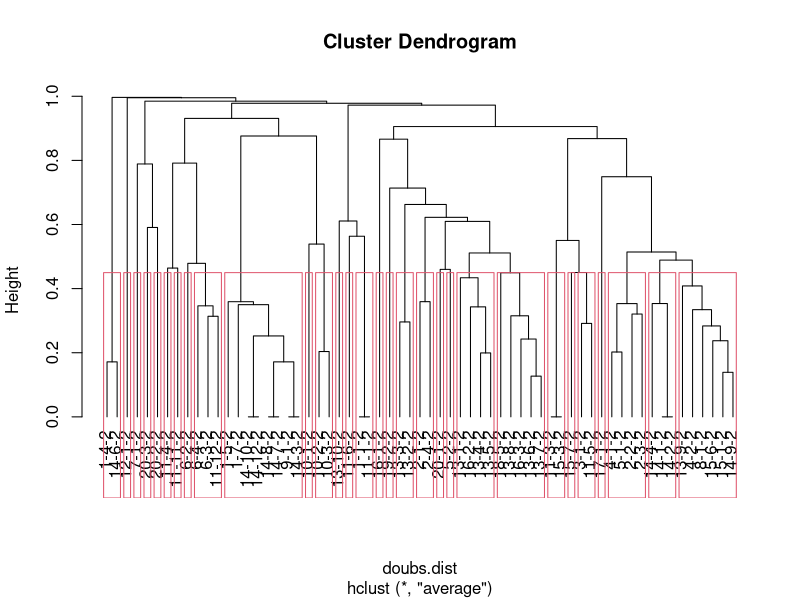
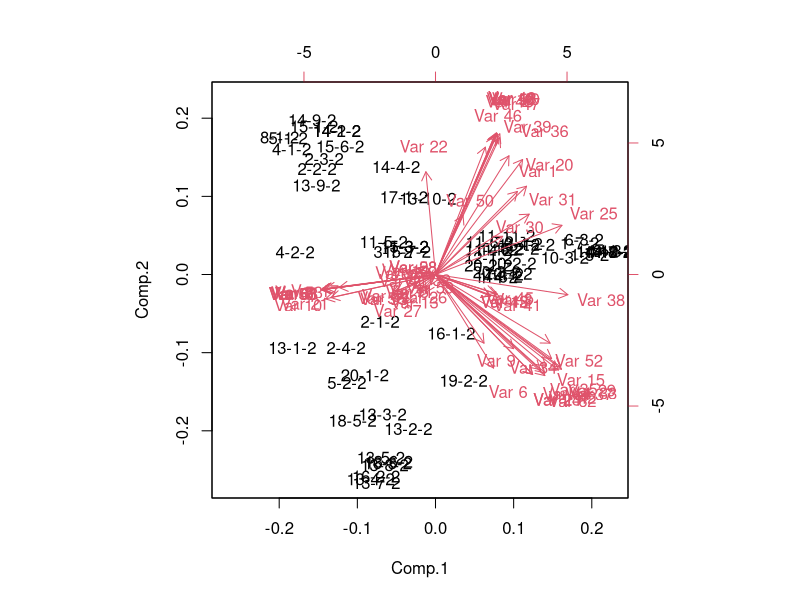
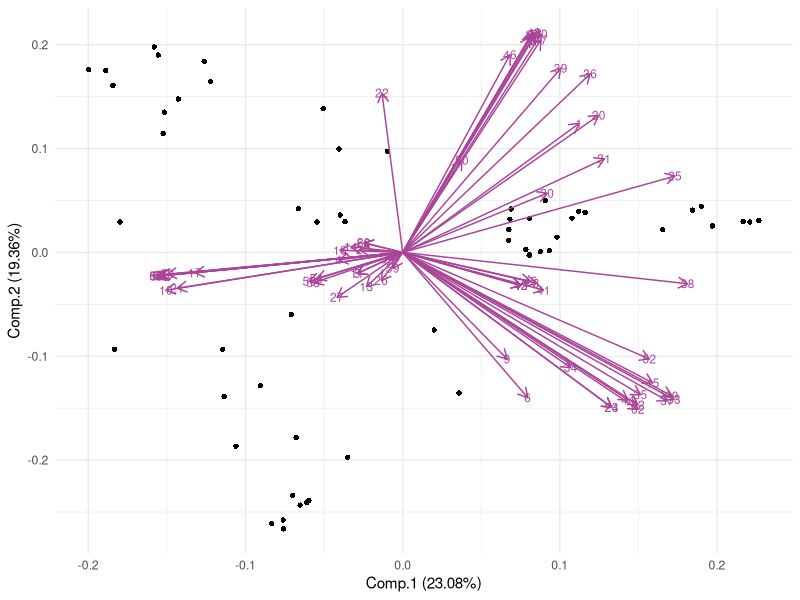
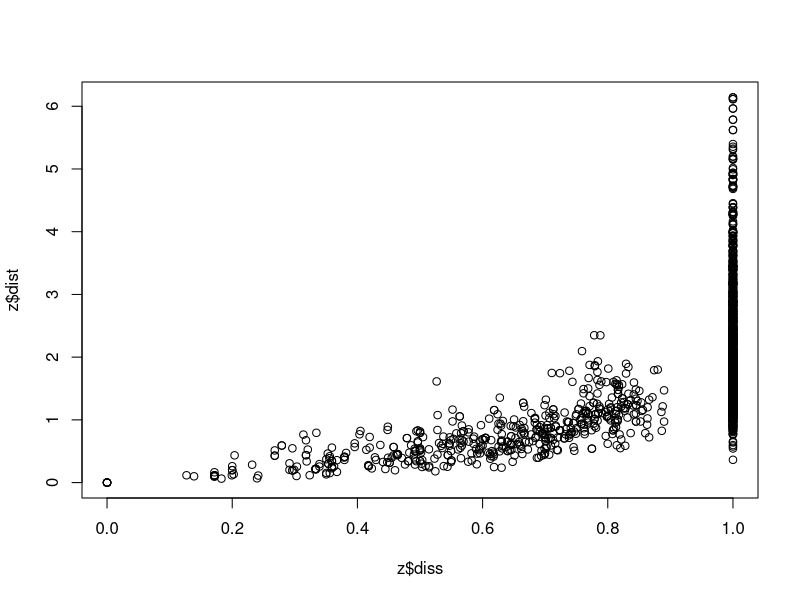
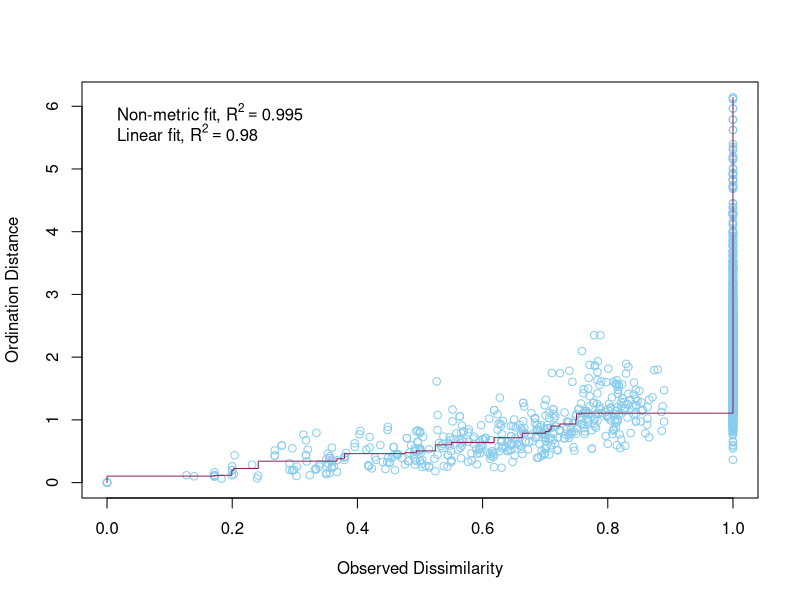
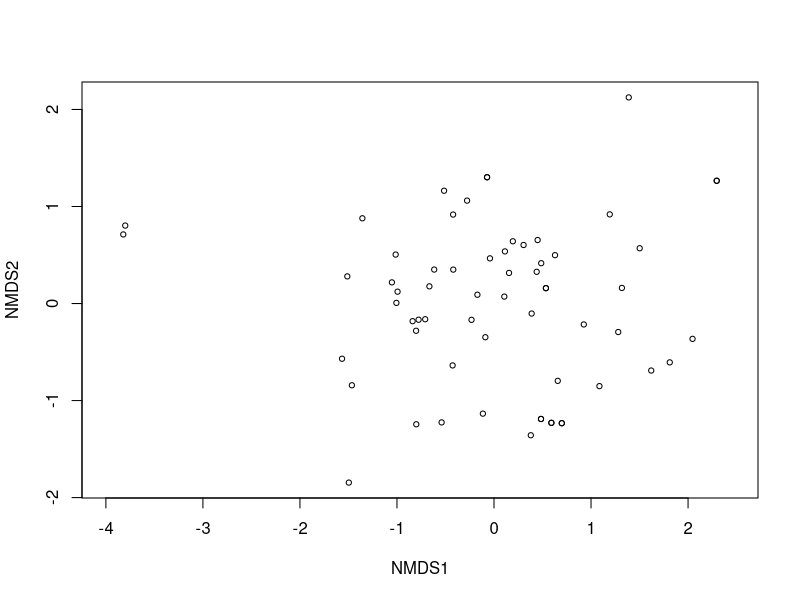
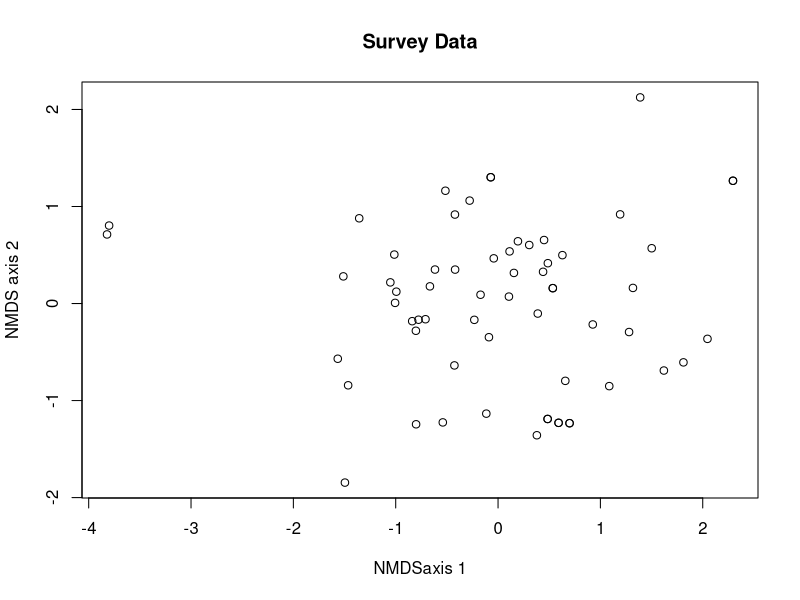
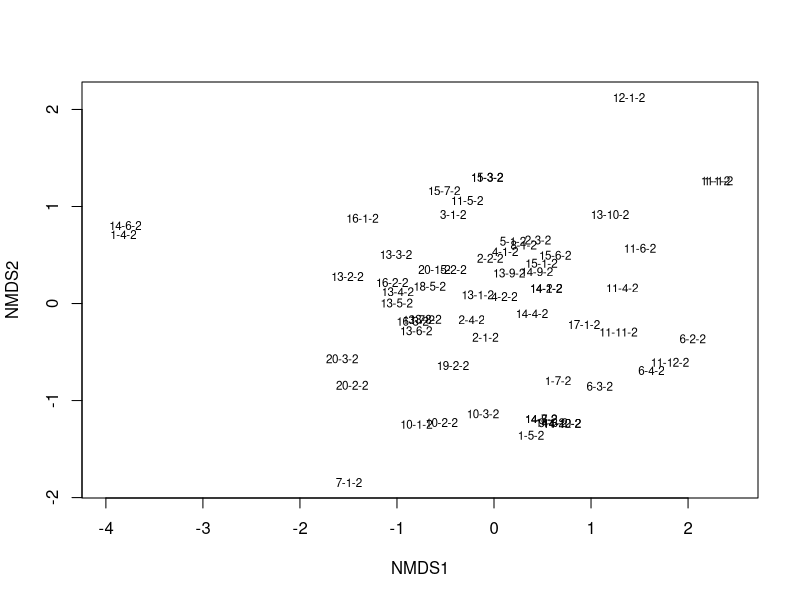

Write R code to recreate these figures, in order. (Note: this script raises an error after producing the figures.)
#### NMDS Seedlings below 50 cm####

# Before anything else, verify that your environment is totally clear.
# This is important, because old objects can foul up the works
# Clean up the working environment
rm(list = ls())

# Verify working directory, should be ~/Documents/Analyses/lastname_first
getwd()

# Load tidyverse
library("tidyverse")
# Check for updates
tidyverse_update()


#### Cleaning up the data ####

library(dplyr)

library(readr)
SurveyData<- read_csv("Fieldwork/SurveyData_Clean_WN_removed.csv")

# The species that were entered as percent-cover need to be accounted for
# Given that the number of plants will vary greatly, but cover plants were all
# in Tier_1, for each percent cover plant I will give a value of 

# The plot needs to be numeric, so I need to change the Plot names to unique
# numeric variables, site needs to be given a number value as does W_N

# This code gives the combined plot names a simple, unique, numeric ID, but I 
# would like clearer ID's so I will use another method
# SurveyData_Combined$Plot <- as.numeric(as.factor(SurveyData_Combined$Plot))

# Assigning the Site a unique numeric value
SurveyData$Site <- as.numeric(as.factor(SurveyData$Site))
# Assigning W and N unique numeric values (weed is now 2, native is now 1)
SurveyData$W_N <- as.numeric(as.factor(SurveyData$W_N))

# Now combine this into unique numerical plot names
library(tidyr)
SurveyData_Combined <- SurveyData %>%
  unite(Plot, Site, Plot, sep = "-")

# Unite Plot and Weed vs Native columns so that now the plot id is all in one
# column that includes the site, plot number, and whether it is weed or native
library(tidyr)
SurveyData_Combined <- SurveyData_Combined %>%
  unite(Plot, Plot, W_N, sep = "-")

# subset to just look at the weeds
# Subset the data to only include species that are weeds using the WeedList Column
SurveyData_Combined <- SurveyData_Combined[SurveyData_Combined$WeedList == 1, ]

# I need to make this data only include seedlings. Therefore, I need to remove
# the rows that only include species > 51 cm.

#SurveyData_Combined$seedlings <- SurveyData_Combined$Tier_1 - SurveyData_Combined$Tier_3
# SurveyData_Combined$seedlings <- SurveyData_Combined$Tier_1 - SurveyData_Combined$Tier_4

# form-specific seedling calculation
library(dplyr)

SurveyData_Combined <- SurveyData_Combined %>%
  mutate(seedlings = case_when(
    GrowthHabit %in% c("Tree", "Shrub") ~ Tier_1 - Tier_3,
    GrowthHabit %in% c("Forb", "Vine", "Grass") ~ Tier_1 - Tier_2,
    TRUE ~ NA_real_  # fallback for unexpected GrowthHabit values
  ))


#### Change the data to be a matrix (n sample units x p species) ####

# autotransform is not doing anything, so I need to transform my data
# square root was given as a good transformation, so I will do that

 SurveyData_Combined$seedlings_sqrt <- sqrt(SurveyData_Combined$seedlings)

# Filter down to only native species
# Remove native species plots
# Remove rows where Group is "Native"

SurveyData_Combined_Weeds <- SurveyData_Combined %>% 
  filter(CentralSpecies != "Native")

# This code gives 0 values when species are not present in a plot
Survey_wide <- SurveyData_Combined_Weeds %>%
  pivot_wider(names_from = ScientificName, 
              values_from = seedlings_sqrt, 
              id_cols = Plot) %>%
  mutate_all(~ replace(., is.na(.), 0))

# instead of being a tibble, I wanted to convert it back to a data frame
Survey_wide = as.data.frame(Survey_wide)

# Needs to remove the first column of numbers as row names and make the Scientific 
# names of species into the row names
row.names(Survey_wide) <- Survey_wide$Plot 
# Remove the first column from the data frame 
Survey_wide <- Survey_wide[, -1]

#Quick checks for empty rows or columns...
rowSums(Survey_wide)
colSums(Survey_wide)

# Remove empty columns
Survey_wide <- Survey_wide[, colSums(Survey_wide) != 0]
Survey_wide <- Survey_wide[rowSums(Survey_wide) != 0, ]

rowSums(Survey_wide)
colSums(Survey_wide)

# Try removing outliers for seedling < 50 cm calculation
# Survey_wide<-Survey_wide[-68, ] # this gets rid of the the row that looks to be an outlier
# Survey_wide<-Survey_wide[-1, ] # this gets rid of the the row that looks to be an outlier
 
# remove outliers for seedling based on form 
 Survey_wide<-Survey_wide[-29, ] # this gets rid of the the row that looks to be an outlier
 Survey_wide<-Survey_wide[-18, ] # this gets rid of the the row that looks to be an outlier
 
#### NMDS ####

library(vegan)

#Quick checks for empty rows or columns...
# rowSums(Survey_wide)
# colSums(Survey_wide)

#Empty sites can cause problems so let's drop it
# Survey_wide<-Survey_wide[,-46] # this gets rid of the the column where there is a zero
# Survey_wide<-Survey_wide[,-49,] # this gets rid of the the column where there is a zero

doubs.dist<-vegdist(Survey_wide)
doubs.dist

# Check for Na, NaN,Inf values
any(is.na(doubs.dist))
any(is.infinite(doubs.dist))


#Classification
Survey_wide<-hclust(doubs.dist,method='average')
plot(Survey_wide,hang=-1) #The hang=-1 tidies it up so all the end nodes finish at the same level
grp<-cutree(Survey_wide,k=30) #K=4 is saying to identify the dominant 4 groups.
grp
rect.hclust(Survey_wide, k=30)


#Conduct a PCA on continuous data, commonly used for environmental 
#variable reduction. Say we want to combine variables that are similar in 
#for SEM we may use PCA

# linkage - once you have the two most similar sites together, how do you think about the similarity to the other sites. Best method is UPPGMA (an average weighed method)

# Now doing a PCA on the data
# Can do PCA on vegan or just the base programme of R, they just use different commands 
# (see powerpoint handout for more info)

doubs.pca<-princomp(doubs.dist,cor=TRUE)
summary(doubs.pca) 
biplot(doubs.pca)

# Create PCA biplot with sites as points

# Load necessary libraries
library(ggplot2)
library(ggfortify)

autoplot(
  doubs.pca,
  data = doubs.dist,
  loadings = TRUE,             # Display loadings vectors
  loadings.label = TRUE,       # Display loadings labels
  loadings.colour = '#AA4499',     # Loadings vector color
  loadings.label.size = 3,     # Loadings label size
  loadings.label.colour = "#AA4499", # Loadings label color
  shape = 16) +                   # Use points for sites
  theme_minimal()              # Apply a minimal theme



#Moving on now to MDS
#DO MDS with vegan package
z <- metaMDS(comm = doubs.dist,
             autotransform = FALSE,
             distance = "bray",
             engine = "monoMDS",
             k = 2,
             weakties = TRUE,
             model = "global",
             maxit = 300,
             try = 40,
             trymax = 50)

z
# Stress Plot = Sheppard Plot
plot(z$diss, z$dist)

stressplot(object = z,
           p.col = "#88CCEE",
           l.col = "#882255",
           lwd = 1)

#always report the stress for MDS, never report the Rsquared you get from that plot above
plot(z)

plot(z[["points"]][,2]~z[["points"]][,1],main="Survey Data", xlab="NMDSaxis 1" , ylab= "NMDS axis 2", cex = 0.5 +as.numeric(Survey_wide$nit))

# Using ggplot2 to make a plot with site names
plot(z, type = "t")

# Looking at the stress/goodness of fit
gof <- goodness(object = z)
plot(z, display = "sites", type = "none")
points(z, display = "sites", cex = 2*gof/mean(gof))


# Make the points into a data frame for ggplot
z$points %>% head()
z.points <- data.frame(z$points)

# I need to make a new data frame that is just the plots and the Central species
# for that plot
# Load the dplyr package
library(dplyr)

# Create a new data frame with unique Plot values
Plot_Species <- SurveyData_Combined_Weeds %>% distinct(Plot, .keep_all = TRUE)
#Plot_Species<-Plot_Species[-74, ] # this gets rid of the the outlier
#Plot_Species<-Plot_Species[-68, ] # this gets rid of the the outlier
#Plot_Species<-Plot_Species[-67, ] # this gets rid of the the outlier
#Plot_Species<-Plot_Species[-62, ] # this gets rid of the the outlier
#Plot_Species<-Plot_Species[-53, ] # this gets rid of the the outlier
#Plot_Species<-Plot_Species[-24, ] # this gets rid of the the outlier
#Plot_Species<-Plot_Species[-15, ] # this gets rid of the the outlier
#Plot_Species<-Plot_Species[-12, ] # this gets rid of the the outlier
#Plot_Species<-Plot_Species[-1, ] # this gets rid of the the outlier
# Remove these for form-specific seedling

# for seedling by form
Plot_Species<-Plot_Species[-75, ] # this gets rid of the the outlier
Plot_Species<-Plot_Species[-70, ] # this gets rid of the the outlier
Plot_Species<-Plot_Species[-69, ] # this gets rid of the the outlier
Plot_Species<-Plot_Species[-68, ] # this gets rid of the the outlier
Plot_Species<-Plot_Species[-67, ] # this gets rid of the the outlier 
Plot_Species<-Plot_Species[-62, ] # this gets rid of the the outlier
Plot_Species<-Plot_Species[-57, ] # this gets rid of the the outlier 
Plot_Species<-Plot_Species[-53, ] # this gets rid of the the outlier
Plot_Species<-Plot_Species[-33, ] # this gets rid of the the outlier
Plot_Species<-Plot_Species[-32, ] # this gets rid of the the outlier
Plot_Species<-Plot_Species[-24, ] # this gets rid of the the outlier
Plot_Species<-Plot_Species[-20, ] # this gets rid of the the outlier
Plot_Species<-Plot_Species[-15, ] # this gets rid of the the outlier
Plot_Species<-Plot_Species[-12, ] # this gets rid of the the outlier

grp <- Plot_Species$CentralSpecies

# I don't think I need these

# data.scores <- as.data.frame(scores(z))  #Using the scores function from vegan to extract the site scores and convert to a data.frame
#data.scores$site <- rownames(z)  # create a column of site names, from the rownames of data.scores
#data.scores$grp <- grp  #  add the grp variable created earlier
# head(data.scores)  #look at the data
hcl.colors(8, palette = "Cividis")
hcl.colors(8, palette = "Tropic")

# Create a data frame of NMDS results with group information
z.points$Group <- Plot_Species$CentralSpecies # Replace with your group column

# Customize plot with ggplot2
nmds_plot <- ggplot(data = z.points, aes(x = MDS1, y = MDS2, shape = Group, color = Group)) +
  geom_point(size = 2) + # Set point size
  scale_shape_manual(values = c(16, 15, 18)) + # Customize shapes
  scale_color_manual(values = c("#070707", "#AA0065", "#F1B17F")) + # Customize colors
  theme_minimal() +
  labs(x = "NMDS1", y = "NMDS2")

# Print the plot
print(nmds_plot)

# This plot works!!!!!!!!

# Customize plot with ggplot2 add polygons/ellipses
nmds_plot <- ggplot(data = z.points, aes(x = MDS1, y = MDS2, shape = Group, color = Group)) +
  geom_point(size = 2) + # Set point size
  scale_shape_manual(values = c(16, 15, 18, 19)) + # Customize shapes
  scale_color_manual(values = c("#7D1D67", "#ED4572", "#FF9772")) + # Customize colors
  geom_polygon(data = z.points, aes(fill = Group, group = Group), alpha = 0.1) +
  theme_minimal() +
  labs(x = "NMDS1", y = "NMDS2")

# Print the plot
print(nmds_plot)

# Customize plot with ggplot2 add ellipses
nmds_plot <- ggplot(data = z.points, aes(x = MDS1, y = MDS2, shape = Group, color = Group)) +
  geom_point(size = 2) + # Set point size
  scale_shape_manual(values = c(16, 15, 18)) + # Customize shapes
  scale_color_manual(values = c("#882265", "#88CCEE", "#332288")) + # Customize colors
  stat_ellipse(aes(group = Group, fill = Group), geom = "polygon", alpha = 0.1) +
  theme_minimal() +
  labs(x = "NMDS1", y = "NMDS2")

# Print the plot
print(nmds_plot)

# Native species plots are kind of all over the place, let's look at it without 
# Native plots

# Remove native species plots
# Remove rows where Group is "Native"
# z.points.weeds <- z.points %>% 
#  filter(Group != "Native")


# Customize plot with ggplot2 add ellipses
nmds_plot <- ggplot(data = z.points, aes(x = MDS1, y = MDS2, shape = Group, color = Group)) +
  geom_point(size = 2) + # Set point size
  scale_shape_manual(values = c(16, 15, 17)) + # Customize shapes
  scale_color_manual(values = c("#882265", "#88CCEE", "#332288")) + # Customize colors
  stat_ellipse(aes(group = Group, fill = Group), geom = "polygon", alpha = 0.1) +
  theme_minimal() +
  labs(x = "NMDS1", y = "NMDS2")

# Print the plot
print(nmds_plot)

# Look with centroids
group_centroids <- data.frame(
  Location = c("Solanum mauritianum", "Ligustrum lucidum", "Paraserianthes lophantha"),
  Centroid_X = c(mean(z.points$MDS1[z.points$Group == "Solanum mauritianum"]),
                 mean(z.points$MDS1[z.points$Group == "Ligustrum lucidum"]),
                 mean(z.points$MDS1[z.points$Group == "Paraserianthes lophantha"])),
  Centroid_Y = c(mean(z.points$MDS2[z.points$Group == "Solanum mauritianum"]),
                 mean(z.points$MDS2[z.points$Group == "Ligustrum lucidum"]),
                 mean(z.points$MDS2[z.points$Group == "Paraserianthes lophantha"])))
#  Centroid_Z = c(mean(z.points$MDS3[z.points$Group == "Solanum mauritianum"]),
#                 mean(z.points$MDS3[z.points$Group == "Ligustrum lucidum"]),
#                 mean(z.points$MDS3[z.points$Group == "Paraserianthes lophantha"])),
#  Centroid_A = c(mean(z.points$MDS4[z.points$Group == "Solanum mauritianum"]),
 #                mean(z.points$MDS4[z.points$Group == "Ligustrum lucidum"]),
 #                mean(z.points$MDS4[z.points$Group == "Paraserianthes lophantha"]))
#  Centroid_B = c(mean(z.points$MDS5[z.points$Group == "Solanum mauritianum"]),
#                 mean(z.points$MDS5[z.points$Group == "Ligustrum lucidum"]),
#                 mean(z.points$MDS5[z.points$Group == "Paraserianthes lophantha"]))


# Sort z.points.weeds to match group-centroids order
# Define the custom order for the 'group' column
z.points$Group <- factor(z.points$Group, levels = c('Solanum mauritianum', 'Ligustrum lucidum', 'Paraserianthes lophantha'))

# Sort the data frame based on the custom order
z.points <- z.points[order(z.points$Group), ]

centroids <- z.points %>%
  group_by(Group) %>%
  summarise(cMDS1 = mean(MDS1),
            cMDS2 = mean(MDS2))

z.points <- z.points %>%
  left_join(centroids, by = "Group")


# ggplot with centroids dimensions 1 and 2
ggplot(z.points, aes(x = MDS1, y = MDS2, shape = Group, color = Group)) +
  geom_point(size=2) +
  scale_color_manual(values = c("#882265", "#88CCEE", "#332288")) + 
  scale_shape_manual(values = c(16, 15, 17)) + 
  stat_ellipse(aes(group = Group, fill = Group), geom = "polygon", alpha = 0.1) +
  geom_point(data = z.points, aes(x = cMDS1, y = cMDS2, shape = Group, color = Group)) +
  geom_segment(data = z.points, aes(xend = cMDS1, yend = cMDS2, 
                                   color = Group), alpha = 0.5)+
  
  theme_classic()
  

plot_data <- z.points %>%
  left_join(group_centroids, by = "Group") %>%
  rename(Location = Group)

library(ggplot2)


plot_data<-data.frame(
  Location = z.points$Group,
  MDS1=z.points$MDS1,
  MDS2=z.points$MDS2,
#  MDS3=z.points$MDS3,
#  MDS4=z.points$MDS4,
#  MDS5=z.points$MDS5,
  xend=c(rep( group_centroids[1,2],21),rep(group_centroids[2,2],21), rep(group_centroids[3,2],21)),
  yend=c(rep( group_centroids[1,3],21),rep(group_centroids[2,3],21), rep(group_centroids[3,3],21)))
#  zend=c(rep( group_centroids[1,4],27),rep(group_centroids[2,4],27), rep(group_centroids[3,4],27)),
#  Aend=c(rep( group_centroids[1,5],27),rep(group_centroids[2,5],27), rep(group_centroids[3,5],27)))
#  Bend=c(rep(group_centroids[1,6],27),rep( group_centroids[2,6],27), rep(group_centroids[3,6],27)))

# ggplot with centroids dimensions 1 and 2
ggplot(plot_data, aes(x = MDS1, y = MDS2, shape = Location, color = Location)) +
  geom_point(size=2) +
  scale_color_manual(values = c("#882265", "#88CCEE", "#332288")) + 
  scale_shape_manual(values = c(16, 15, 17)) + 
  stat_ellipse(aes(group = Location, fill = Location), geom = "polygon", alpha = 0.1) +
  geom_point(data = group_centroids, aes(x = Centroid_X, y = Centroid_Y, shape = Location, color = Location)) +
  geom_segment(data = plot_data, aes(x = MDS1, y = MDS2, 
                                     xend = xend, yend = yend, color = Location), alpha = 0.5)+
  
  theme_classic()

# ggplot with centroids dimensions 1 and 4
ggplot(plot_data, aes(x = MDS1, y = MDS4, shape = Location, color = Location)) +
  geom_point(size=2) +
  scale_color_manual(values = c("#882265", "#88CCEE", "#332288")) + 
  scale_shape_manual(values = c(16, 15, 17)) + 
  stat_ellipse(aes(group = Location, fill = Location), geom = "polygon", alpha = 0.1) +
  geom_point(data = group_centroids, aes(x = Centroid_X, y = Centroid_A, shape = Location, color = Location)) +
  geom_segment(data = plot_data, aes(x = MDS1, y = MDS4, 
                                     xend = xend, yend = Aend, color = Location), alpha = 0.5)+
  
  theme_classic()

# ggplot with centroids dimensions 2 and 4
ggplot(plot_data, aes(x = MDS2, y = MDS4, shape = Location, color = Location)) +
  geom_point(size=2) +
  scale_color_manual(values = c("#882265", "#88CCEE", "#332288")) + 
  scale_shape_manual(values = c(16, 15, 17)) + 
  stat_ellipse(aes(group = Location, fill = Location), geom = "polygon", alpha = 0.1) +
  geom_point(data = group_centroids, aes(x = Centroid_Y, y = Centroid_A, shape = Location, color = Location)) +
  geom_segment(data = plot_data, aes(x = MDS2, y = MDS4, 
                                     xend = yend, yend = Aend, color = Location), alpha = 0.5)+
  
  theme_classic()

# ggplot with centroids dimensions 2 and 3
ggplot(plot_data, aes(x = MDS2, y = MDS3, shape = Location, color = Location)) +
  geom_point(size=2) +
  scale_color_manual(values = c("#882265", "#88CCEE", "#332288")) + 
  scale_shape_manual(values = c(16, 15, 17)) + 
  stat_ellipse(aes(group = Location, fill = Location), geom = "polygon", alpha = 0.1) +
  geom_point(data = group_centroids, aes(x = Centroid_Y, y = Centroid_Z, shape = Location, color = Location)) +
  geom_segment(data = plot_data, aes(x = MDS2, y = MDS3, 
                                     xend = yend, yend = zend, color = Location), alpha = 0.5)+
  
  theme_classic()

# ggplot with centroids dimensions 3 and 4
ggplot(plot_data, aes(x = MDS3, y = MDS4, shape = Location, color = Location)) +
  geom_point(size=2) +
  scale_color_manual(values = c("#882265", "#88CCEE", "#332288")) + 
  scale_shape_manual(values = c(16, 15, 17)) + 
  stat_ellipse(aes(group = Location, fill = Location), geom = "polygon", alpha = 0.1) +
  geom_point(data = group_centroids, aes(x = Centroid_Z, y = Centroid_A, shape = Location, color = Location)) +
  geom_segment(data = plot_data, aes(x = MDS3, y = MDS4, 
                                     xend = zend, yend = Aend, color = Location), alpha = 0.5)+
  
  theme_classic()

#### PERMANOVA ####

# This code gives 0 values when species are not present in a plot
Survey_perm <- SurveyData_Combined_Weeds %>%
  pivot_wider(names_from = ScientificName, 
              values_from = seedlings_sqrt, 
              id_cols = Plot) %>%
  mutate_all(~ replace(., is.na(.), 0))

# instead of being a tibble, I wanted to convert it back to a data frame
Survey_perm = as.data.frame(Survey_perm)


# Needs to remove the first column of numbers as row names and make the Scientific 
# names of species into the row names
row.names(Survey_perm) <- Survey_perm$Plot 
# Remove the first column from the data frame 
Survey_perm <- Survey_perm[, -1]

#Quick checks for empty rows or columns...
rowSums(Survey_perm)
colSums(Survey_perm)

# These are the columns that need to be removed using the data with the extra 
# woolly nightshades removed
#Survey_perm<-Survey_perm[,-115] # this gets rid of the the column where there is a zero
#Survey_perm<-Survey_perm[,-40] # this gets rid of the the column where there is a zero
#Survey_perm<-Survey_perm[,-39] # this gets rid of the the column where there is a zero

#Empty sites can cause problems so let's drop it
#Survey_perm<-Survey_perm[,-14] # this gets rid of the the column where there is a zero
#Survey_perm<-Survey_perm[,-34] # this gets rid of the the column where there is a zero
#Survey_perm<-Survey_perm[,-37] # this gets rid of the the column where there is a zero

Survey_perm <- Survey_perm[, colSums(Survey_perm) != 0]
Survey_perm <- Survey_perm[rowSums(Survey_perm) != 0, ]

# Remove the outlier plot
#Survey_wide<-Survey_wide[-68, ] # this gets rid of the the row that looks to be an outlier
#Survey_wide<-Survey_wide[-1, ] # this gets rid of the the row that looks to be an outlier

# remove outliers for form based plot
Survey_perm<-Survey_perm[-29, ] # this gets rid of the the row that is an outlier
Survey_perm<-Survey_perm[-18, ] # this gets rid of the the row that is an outlier

# Make a distance matrix
perm_dist<-vegdist(Survey_perm, method='bray')


#Assumptions

dispersion<-betadisper(perm_dist, group=plot_data$Location,type = "centroid")

plot(dispersion)

anova(dispersion)


#Test

Perma_result<-adonis2( perm_dist~as.factor(plot_data$Location), data=perm_dist,
                       permutations=9999)

Perma_result


#### Simper Analysis ####

## make survey_wide again

# This code gives 0 values when species are not present in a plot
Survey_wide <- SurveyData_Combined_Weeds %>%
  pivot_wider(names_from = ScientificName, 
              values_from = seedlings_sqrt, 
              id_cols = Plot) %>%
  mutate_all(~ replace(., is.na(.), 0))

# instead of being a tibble, I wanted to convert it back to a data frame
Survey_wide = as.data.frame(Survey_wide)


# Needs to remove the first column of numbers as row names and make the Scientific 
# names of species into the row names
row.names(Survey_wide) <- Survey_wide$Plot 
# Remove the first column from the data frame 
Survey_wide <- Survey_wide[, -1]

#Quick checks for empty rows or columns...
rowSums(Survey_wide)
colSums(Survey_wide)

# Remove empty columns
Survey_wide <- Survey_wide[, colSums(Survey_wide) != 0]
Survey_wide <- Survey_wide[rowSums(Survey_wide) != 0, ]

rowSums(Survey_wide)
colSums(Survey_wide)

# Remove the outlier plot
#Survey_wide<-Survey_wide[-68, ] # this gets rid of the the row that looks to be an outlier
#Survey_wide<-Survey_wide[-1, ] # this gets rid of the the row that looks to be an outlier

# Remove the outlier plot for form seedling
Survey_wide<-Survey_wide[-29, ] # this gets rid of the the row that looks to be an outlier
Survey_wide<-Survey_wide[-18, ] # this gets rid of the the row that looks to be an outlier


Plot_Species <- Plot_Species %>%
  mutate(CentralSpecies = ifelse(CentralSpecies == "Solanum mauritianum", "SOLmau", CentralSpecies))
Plot_Species <- Plot_Species %>%
  mutate(CentralSpecies = ifelse(CentralSpecies == "Ligustrum lucidum", "LIGluc", CentralSpecies))
Plot_Species <- Plot_Species %>%
  mutate(CentralSpecies = ifelse(CentralSpecies == "Paraserianthes lophantha", "PARlop", CentralSpecies))

# create a little distance matrix between the groups
dist <- meandist(dist = vegdist(Survey_wide),
         grouping = Plot_Species$CentralSpecies)

# do the simper analysis
simper.weeds <- simper(Survey_wide,
       Plot_Species$CentralSpecies,
       permutations = 999,
       parallel = 1)
# look at the species that contribute to the difference between woolly nightshade and tree privet
summary(simper.weeds)$SOLmau_LIGluc %>%
  round(3) %>%
  head(10)
# look at the species that contribute to the difference between woolly nightshade and brush wattle
summary(simper.weeds)$SOLmau_PARlop %>%
  round(3) %>%
  head(15)
# look at the species that contribute to the difference between tree privet and brush wattle
summary(simper.weeds)$PARlop_LIGluc %>%
  round(3) %>%
  head(15)
